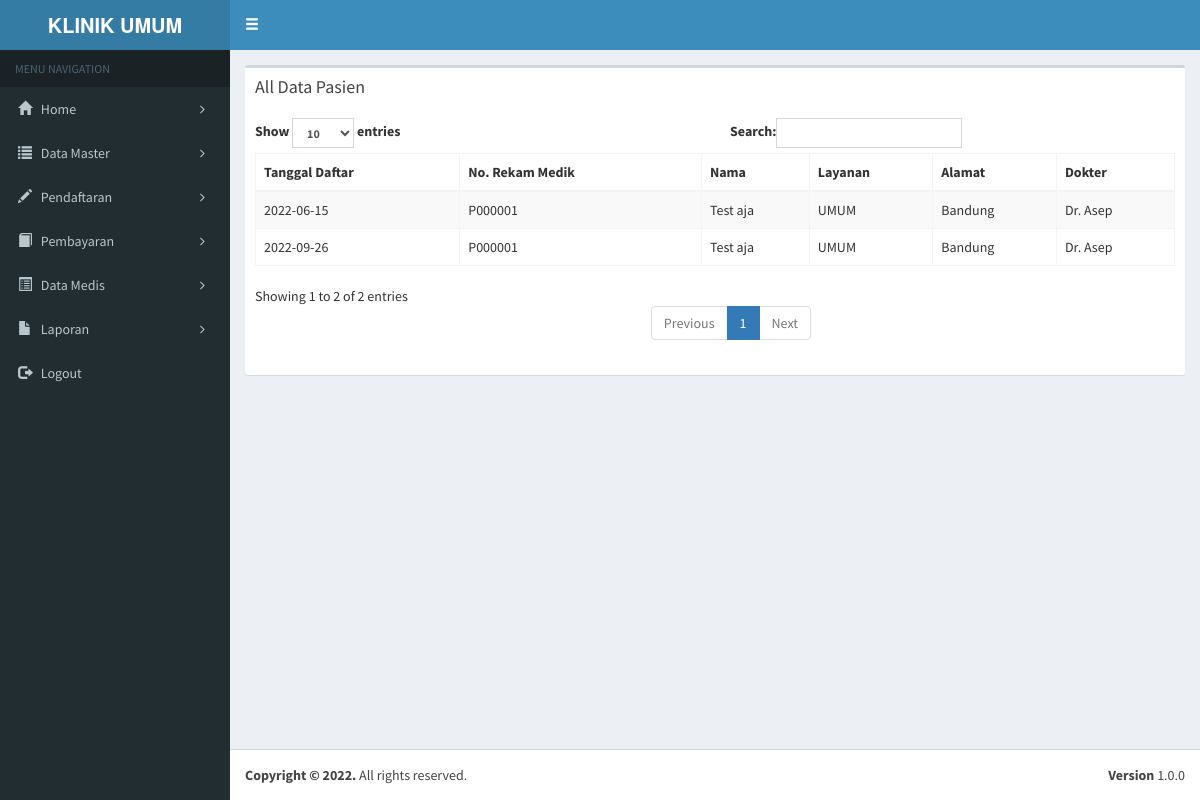
Screenshot of /index.php?page=medis (signed in) with the database file from the repository.
### tables this page shows
CREATE TABLE `daftar` (
  `iddaftar` int(5) NOT NULL,
  `no_rm` varchar(21) DEFAULT NULL,
  `tgl_daftar` date DEFAULT NULL,
  `dokterid` int(5) DEFAULT NULL,
  `total` int(20) DEFAULT NULL,
  `bayar` int(20) DEFAULT NULL,
  `kembalian` int(20) DEFAULT NULL
);

CREATE TABLE `pasien` (
  `id_pasien` int(4) NOT NULL,
  `no_rm` varchar(21) NOT NULL,
  `no_kk` varchar(20) DEFAULT NULL,
  `nik` varchar(20) DEFAULT NULL,
  `nama` varchar(55) DEFAULT NULL,
  `tgl_lhr` date DEFAULT NULL,
  `jk` varchar(20) DEFAULT NULL,
  `alamat` text DEFAULT NULL,
  `layanan` varchar(10) DEFAULT NULL,
  `no_hp` varchar(15) DEFAULT NULL,
  `ket` varchar(55) DEFAULT NULL,
  `tdt` varchar(20) DEFAULT NULL,
  `pj` varchar(20) DEFAULT NULL,
  `dm` varchar(20) DEFAULT NULL,
  `hm` varchar(20) DEFAULT NULL,
  `ht` varchar(20) DEFAULT NULL,
  `pl` varchar(20) DEFAULT NULL,
  `ato` varchar(20) DEFAULT NULL,
  `atm` varchar(20) DEFAULT NULL
);

CREATE TABLE `dokter` (
  `iddokter` int(5) NOT NULL,
  `nama_dokter` varchar(100) DEFAULT NULL,
  `jenis_dokter` varchar(100) DEFAULT NULL
);

### medis.php (the view, shortened to what this page needs)
<div class="row">
	<div class="col-xs-12">
		<div class="box">
			<div class="box-header">
				<h3 class="box-title">All Data Pasien </h3>
			</div>
			<div class="box-body">
				<table id="example1" class="table table-bordered table-striped">
					<thead>
						<tr>
							<th>Tanggal Daftar</th>
							<th>No. Rekam Medik</th>
							<th>Nama </th>
							<th>Layanan </th>
							<th>Alamat</th>
							<th>Dokter</th>
						</tr>
					</thead>
					<tbody>
						<?php
						$qu = mysqli_query($con, "select daftar.iddaftar,daftar.no_rm,daftar.tgl_daftar,
							pasien.nama,pasien.layanan,pasien.alamat,dokter.nama_dokter,daftar.bayar,daftar.total from daftar,pasien,dokter
							where daftar.dokterid = dokter.iddokter AND daftar.no_rm=pasien.no_rm order by daftar.tgl_daftar desc");
						while ($has = mysqli_fetch_row($qu)) {
						?>
							<tr>
								<td><?= $has[2]; ?></td>
								<td><?= $has[1]; ?></td>
								<td><?= $has[3]; ?></td>
								<td><?= $has[4]; ?></td>
								<td><?= $has[5]; ?></td>
								<td><?= $has[6]; ?></td>
							</tr>
						<?php }
						?>
					</tbody>
				</table>
			</div>
		</div>
	</div>
</div>

### index.php (shortened to what this page needs)
<?php
include "config.php";
?>
<!DOCTYPE html>
<html>
<head>
    <link href="//netdna.bootstrapcdn.com/font-awesome/4.0.3/css/font-awesome.min.css" rel="stylesheet">
    <link rel="stylesheet" href="bootstrap/css/bootstrap.min.css">
    <link rel="stylesheet" href="dist/css/AdminLTE.min.css">
    <link rel="stylesheet" href="dist/css/skins/_all-skins.min.css">
    <link rel="stylesheet" href="dist/css/summernote.css">
</head>
<body class="hold-transition skin-blue sidebar-mini">
    <div class="wrapper">
        <header class="main-header">
            <a href="#" class="logo">
                <span class="logo-lg"><b>KLINIK UMUM</b></span>
            </a>
            <nav class="navbar navbar-static-top" role="navigation">
                <a href="#" class="sidebar-toggle" data-toggle="offcanvas" role="button">
                    <span class="glyphicon glyphicon-menu-hamburger"></span>
                </a>
            </nav>
        </header>
        <?php include 'menu.php'; ?>
        <div class="content-wrapper">
            <section class="content">
                <?php
                if (isset($_GET['page'])) {
                    switch ($_GET['page']) {
                        case 'medis':
                            include 'medis.php';
                            break;
                    }
                } else {
                    include 'dashboard.php';
                }
                ?>
            </section>
        </div>
        <footer class="main-footer">
            <div class="pull-right hidden-xs">
                <b>Version</b> 1.0.0
            </div>
            <strong>Copyright &copy; 2022.</strong> All rights reserved.
        </footer>
    </div>
</body>
</html>

### menu.php (shortened to what this page needs)
<aside class="main-sidebar">
  <section class="sidebar">
    <ul class="sidebar-menu">
      <li class="header">MENU NAVIGATION</li>
      <?php if ($_SESSION['level'] == 'owner') { ?>
        <li class="treeview">
          <a href="index.php?page=home">
            <i class="glyphicon glyphicon-home"></i> <span>Home</span>
            <i class="fa fa-angle-right pull-right"></i>
          </a>
        </li>
        <li class="treeview">
          <a href="#">
            <i class="glyphicon glyphicon-file"></i> <span>Laporan</span>
            <i class="fa fa-angle-right pull-right"></i>
          </a>
          <ul class="treeview-menu">
            <li><a href="index.php?page=lap"><i class="glyphicon glyphicon-pencil"></i> Preview Data</a></li>
            <li><a href="index.php?page=cetak"><i class="glyphicon glyphicon-list active"></i> Print Data</a></li>
            <li><a href="index.php?page=grafik"><i class="glyphicon glyphicon-book active"></i> Grafik</a></li>
          </ul>
        </li>
        <li><a href="logout.php"><i class="glyphicon glyphicon-log-out"></i> <span>Logout</span></a></li>
      <?php } else { ?>
        <li class="treeview">
          <a href="index.php?page=home">
            <i class="glyphicon glyphicon-home"></i> <span>Home</span>
            <i class="fa fa-angle-right pull-right"></i>
          </a>
        </li>
        <li class="treeview">
          <a href="">
            <i class="glyphicon glyphicon-list"></i> <span>Data Master</span>
            <i class="fa fa-angle-right pull-right"></i>
          </a>
        </li>
        <li class="treeview">
          <a href="index.php?page=pasien">
            <i class="glyphicon glyphicon-pencil"></i> <span>Pendaftaran</span>
            <i class="fa fa-angle-right pull-right"></i>
          </a>
        </li>
        <li class="treeview">
          <a href="index.php?page=bayar">
            <i class="glyphicon glyphicon-book"></i> <span>Pembayaran</span>
            <i class="fa fa-angle-right pull-right"></i>
          </a>
        </li>
        <li class="treeview">
          <a href="index.php?page=medis">
            <i class="glyphicon glyphicon-list-alt"></i> <span>Data Medis</span>
            <i class="fa fa-angle-right pull-right"></i>
          </a>
        </li>
        <li class="treeview">
          <a href="#">
            <i class="glyphicon glyphicon-file"></i> <span>Laporan</span>
            <i class="fa fa-angle-right pull-right"></i>
          </a>
        </li>
        <li><a href="logout.php"><i class="glyphicon glyphicon-log-out"></i> <span>Logout</span></a></li>
      <?php } ?>
    </ul>
  </section>
</aside>

### rows the page displays
daftar: tgl_daftar "2022-09-26", no_rm "P000001", pasien.nama "Test aja", pasien.layanan "UMUM", pasien.alamat "Bandung", dokterid.nama_dokter "Dr. Asep"
daftar: tgl_daftar "2022-06-15", no_rm "P000001", pasien.nama "Test aja", pasien.layanan "UMUM", pasien.alamat "Bandung", dokterid.nama_dokter "Dr. Asep"
